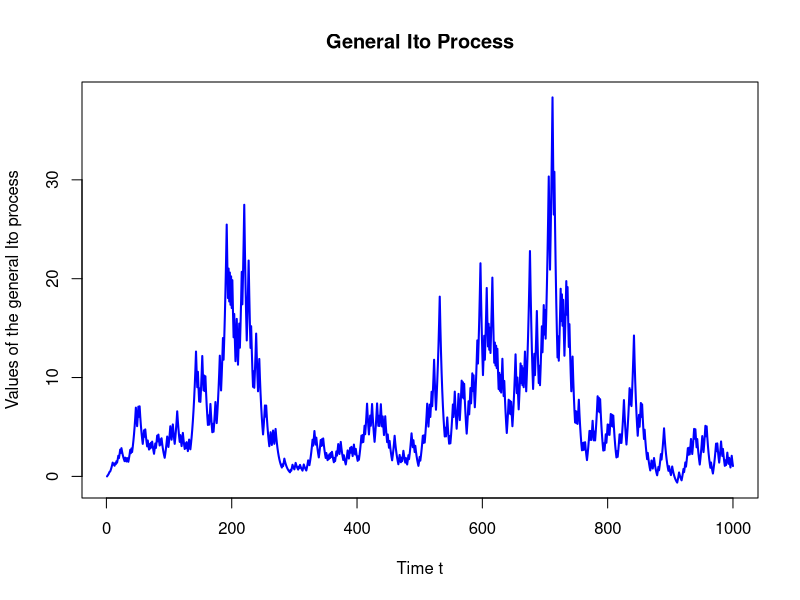

Source code (R):
# ------------------------------------------------------------------------------
# Book: SFE - Statistics of Financial Markets
# ------------------------------------------------------------------------------
# Quantlet: SFEItoProcess
# ------------------------------------------------------------------------------
# Description: Generates and plots the path of a general Ito process. 
# ------------------------------------------------------------------------------
# Usage: The user can specify the functional form of mu and sigma which are
# used to simulate a general Ito process.
# ------------------------------------------------------------------------------
# Inputs: dt           - delta t
#         c            - constant c
#         start_val    - starting value for the process
#         mu=f(S,t)    - define the functional form of mu depending on S an t
#         sigma=f(S,t) - define the functional form of sigma depending on S an t
# ------------------------------------------------------------------------------
# Output: A plot of the simulated Ito process.
# ------------------------------------------------------------------------------
# Keywords: Black Scholes, Ito process, Wiener process, Cox-Ingersoll-Ross
# process, geometric Brownian Motion, times series, stochastic process 
# ------------------------------------------------------------------------------ 
# See also: SFEWienerProcess, SFEItoIntegral
# ------------------------------------------------------------------------------
# Author: Michael Lebacher, Johannes Stoiber, 2015/11/18
# ------------------------------------------------------------------------------


# clear variables and close windows

rm(list = ls(all = TRUE))
graphics.off()


# Paramters for the general Ito process
dt        = 0.001                             # delta t, determines the length of the step size
c         = 1                                 # constant c
start_val = 0                                 # defines the starting value
set.seed(0)                                   # regulates that random numbers do not change with repeated executions of the code



mu = function(S,t) {
  
  mu  = 10*(10-S*t)                             # define the functional form of mu
  
  return(mu)
}

sigma = function(S,t) {
  
  sigma  = 5*S+10*t                           # define the functional form of sigma
  
  return(sigma)
}





# calculation of related basic parameters
n         = floor(1/dt)                              
t         = seq(0, n, by = dt) 

# calculation of the Wiener process
w 	= matrix(runif(n), n, 1)                   # defines a vector w which contains values randomly choosen greater or smaller than zero
w 	= 2 * (w > 0.5) - 1		                     # rescales the vector w to -1 or 1
dx  = c * sqrt(dt)                             # defines the scaling factor dx
dw 	= w * dx                                   # gives the increments of a Wiener process
  
# calculation of the general Ito process
S    = matrix(0, n, 1)                         # defines an vector s of length n containing zeros
S[1] = start_val                               # defines the staring value
  
  for (i in 2:dim(dw)[1]) {
    S[i]  = mu(S[i-1],t[i-1])*dt + sigma(S[i-1],t[i-1])*dw[i] + S[i-1]
  }
  
# plotting
matplot(S, lwd = 2, type = "l", lty = 1, ylim = c(min(S), max(S)), col = "blue", main = "General Ito Process", xlab = "Time t", ylab = "Values of the general Ito process")


